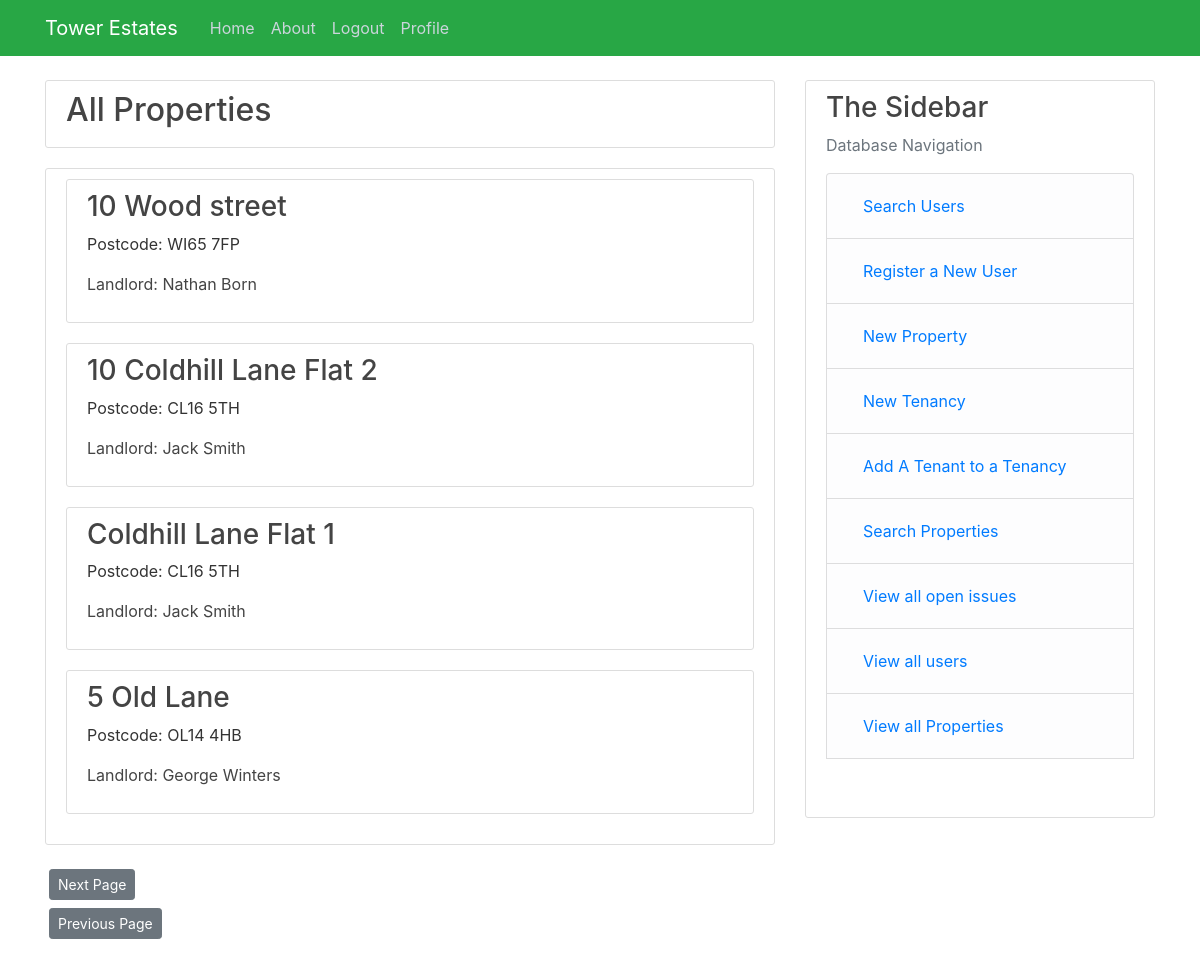
Page /all_properties (signed in) on the earlier database version.
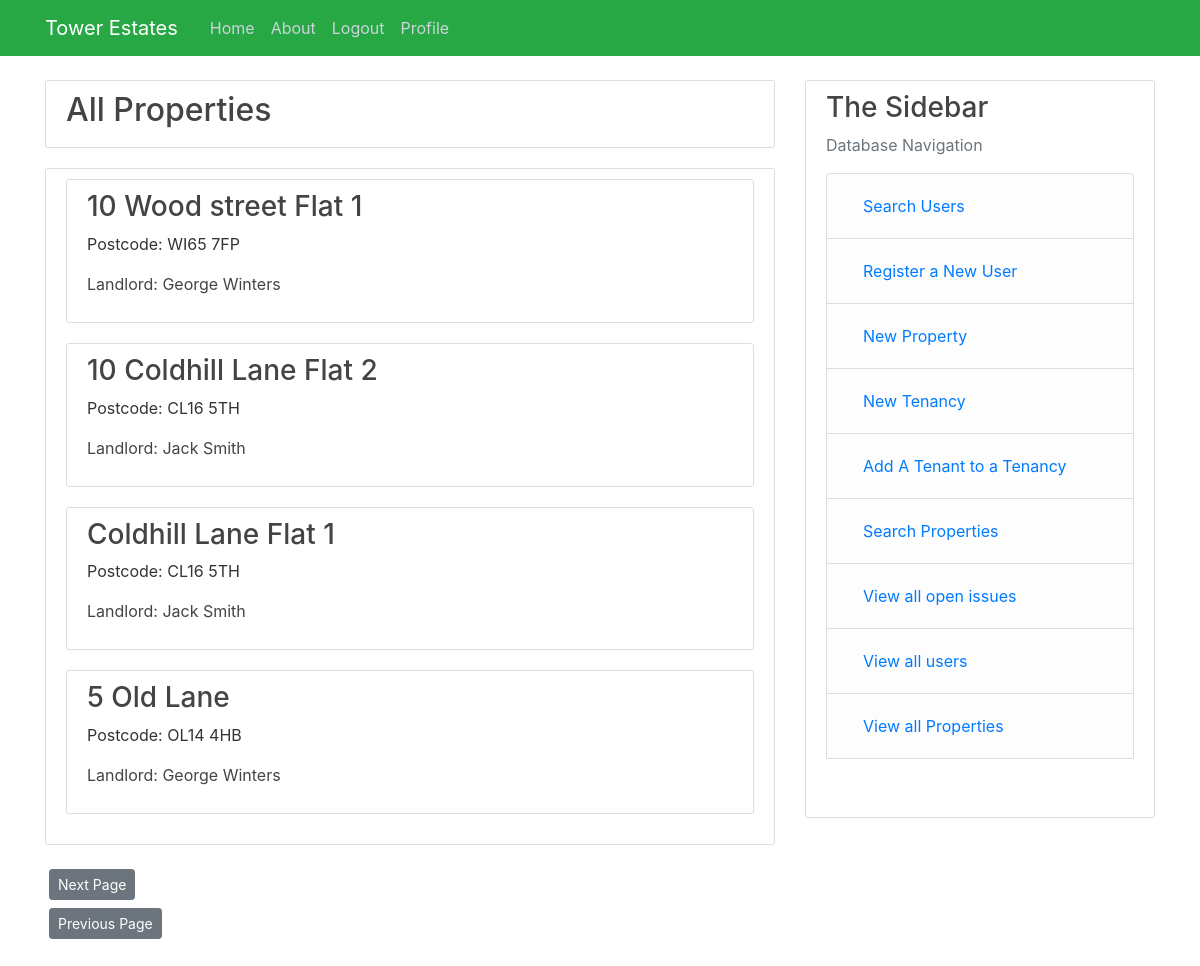
Same page on the later database version.
### Tower/models.py (models this page shows, shortened)
class Properties(db.Model):
    property_id = db.Column(db.Integer, primary_key=True)
    address_line_1 = db.Column(db.String(35), nullable=False)
    address_line_2 = db.Column(db.String(20), nullable=True, default=" ")
    postcode = db.Column(db.String(10), nullable=False)
    landlord_id = db.Column(db.Integer, db.ForeignKey("user.user_id"), nullable=False)
    issue = db.relationship("Issue",cascade="all, delete-orphan", backref="Properties", lazy=True)

class User(db.Model, UserMixin):
    user_id = db.Column(db.Integer, primary_key=True)
    name = db.Column(db.String(55), nullable=False)
    phone_number= db.Column(db.String(15), nullable=False)
    role= db.Column(db.String(12), nullable=False)
    email = db.Column(db.String(120), unique=True, nullable=False)
    business= db.Column(db.String(150), nullable=True)
    password = db.Column(db.String(64), nullable=False)
    properties = db.relationship("Properties",cascade="all, delete-orphan" ,backref="User", lazy=True)
    occupants = db.relationship("Tenancies", backref="User", secondary=occupants, lazy=True)
    contractor = db.relationship("Quotes", cascade="all, delete-orphan",backref="User", lazy=True)

### Tower/routes.py (the view)
@app.route("/all_properties")
@login_required
def all_properties():
    if current_user.role != "Admin":
        abort(403)
    page = request.args.get("page", 1, type=int)
    all_places = db.session.query(Properties, User).outerjoin(Properties, User.user_id == Properties.landlord_id).filter(Properties.landlord_id == User.user_id).order_by(Properties.property_id.desc())
    places = all_places.paginate(page, per_page=8)
    print(places)
    next_url = url_for("all_properties", page=places.next_num) \
        if places.has_next else None
    prev_url = url_for("all_properties", page=places.prev_num) \
        if places.has_prev else None
    return render_template("all_properties.html", places=places, prev_url=prev_url, next_url=next_url)

### Tower/models.py (called while the page is built)
@login_manager.user_loader
def load_user(user_id):
    return User.query.get(int(user_id))

### Tower/templates/all_properties.html
{% extends "layout.html" %}
{% block content %}
<div class="content-section">
    <h2>All Properties</h2>
</div>
<div class="content-section">
    {% for items in places.items %}
    <div class="content-section">
        <h3><a class="article-title" href=" {{ url_for('Property', property_id= items.Properties.property_id) }}">{{items.Properties.address_line_1}} {{items.Properties.address_line_2}}</a></h3>
        <p>Postcode: {{items.Properties.postcode}}</p>
        <p><a class="article-title" href=" {{ url_for('Landlord', user_id= items.User.user_id) }}">Landlord: {{items.User.name}}</a></p>
    </div>
    {%endfor%}
</div>
<div>
    <a class="btn btn-secondary btn-sm m-1" href=" {{next_url}}">Next Page</a>
</div>
<div>
    <a class="btn btn-secondary btn-sm m-1" href=" {{prev_url}}">Previous Page</a>
</div>
{% endblock content %}

Differences in the rows shown:
changed Properties "10 Wood street": Properties.address_line_2 (not shown) → "Flat 1"; User.name "Nathan Born" → "George Winters"
